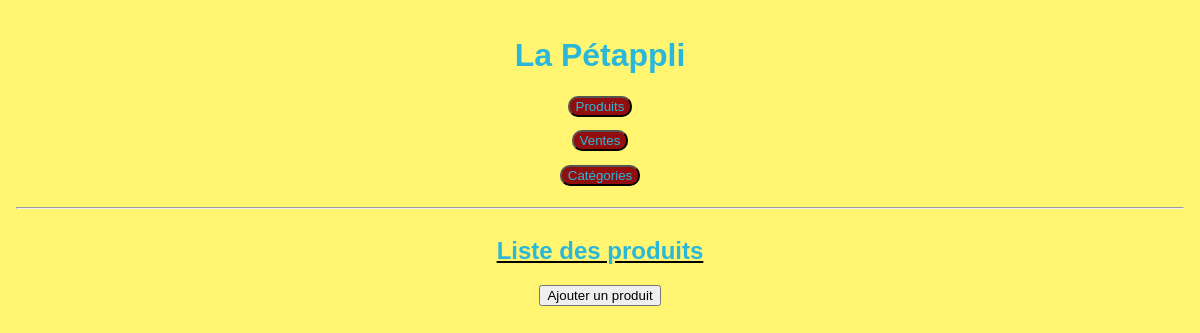
Page /index.php?page=produits on the earlier database version.
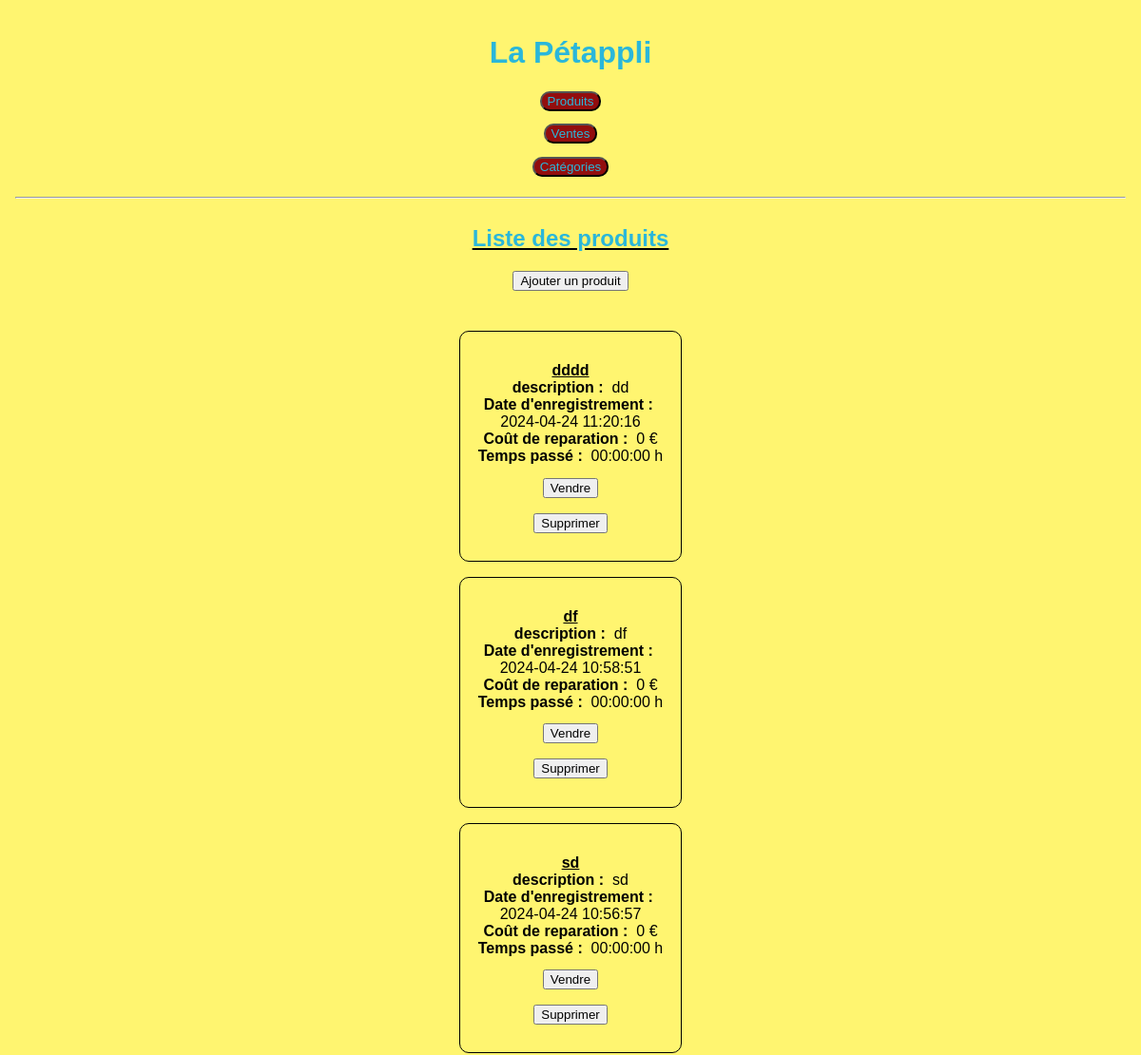
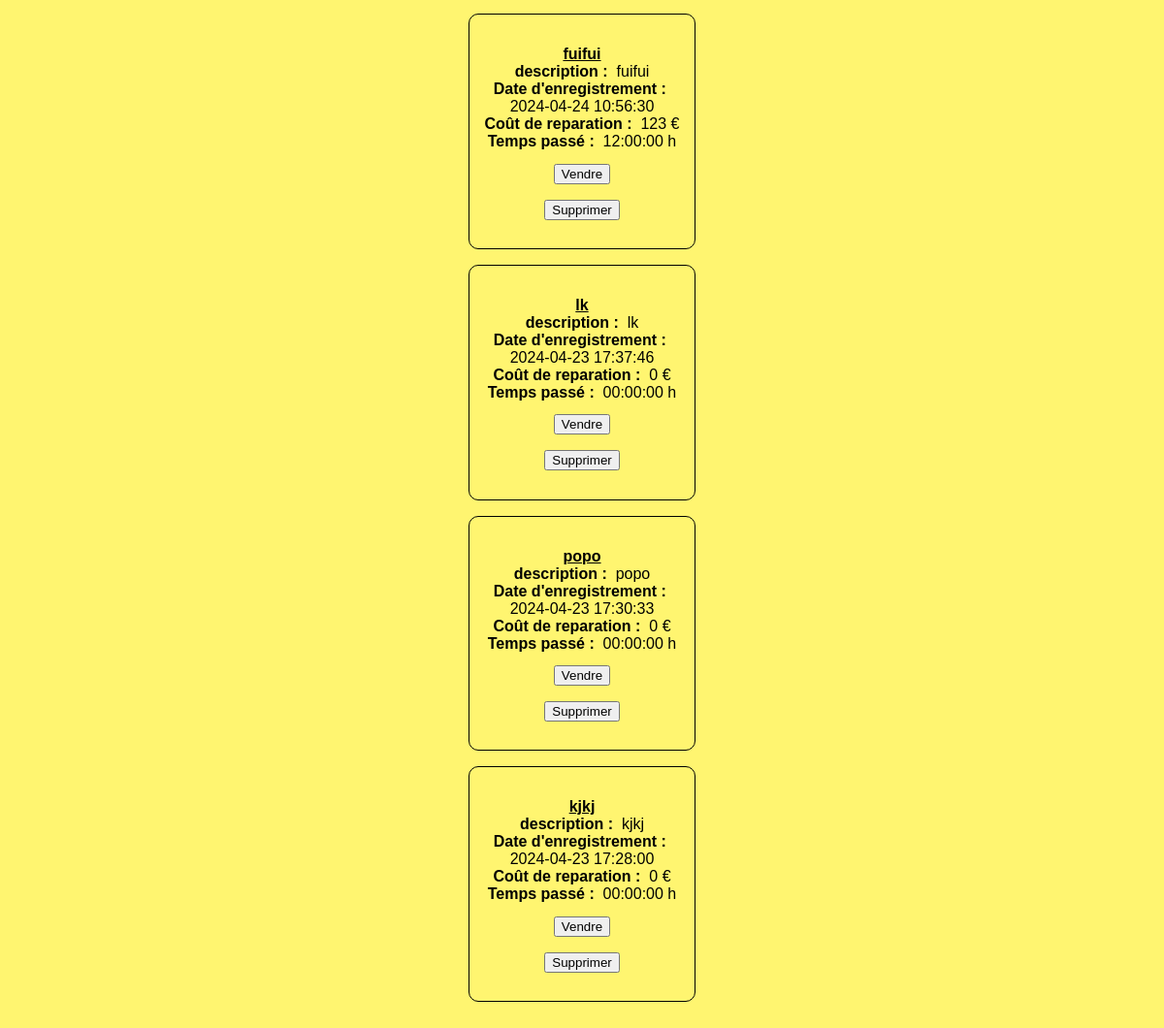
Same page on the later database version (2 pictures, top to bottom).
### tables this page shows
CREATE TABLE `produits` (
  `id_produit` int(11) NOT NULL AUTO_INCREMENT,
  `nom_produit` varchar(150) NOT NULL,
  `description` text DEFAULT NULL,
  `date_enregistrement` datetime NOT NULL DEFAULT current_timestamp(),
  `cout_reparation` float DEFAULT 0,
  `temps_passe` time DEFAULT NULL,
  `vendu` tinyint(4) NOT NULL DEFAULT 0,
  `id_sous_categorie` int(11) NOT NULL,
  PRIMARY KEY (`id_produit`),
  KEY `id_categorie` (`id_sous_categorie`),
  CONSTRAINT `produits_ibfk_1` FOREIGN KEY (`id_sous_categorie`) REFERENCES `sous_categories` (`id_sous_categorie`) ON DELETE NO ACTION ON UPDATE NO ACTION
);

### controllers/produit.controller.php (called while the page is built, shortened)
<?php
require('model/ProduitManager.php');
class ProduitController{
    public function listProduits(){
        $produitManager = new ProduitManager();
        $reponse = $produitManager->getProduits(0);
        require ('views/produit.view.php');
    }
}

### model/ProduitManager.php (called while the page is built, shortened)
<?php
class ProduitManager extends Manager{
    public function getProduits($vendu){
        $bd = $this->connexion();
        $reponse = $bd->query(
            'SELECT p.id_produit, p.id_sous_categorie, p.nom_produit, p.description,
             p.date_enregistrement, p.cout_reparation, p.temps_passe, p.vendu, sc.id_categorie, sc.poids
             FROM produits p INNER JOIN sous_categories sc ON p.id_sous_categorie = sc.id_sous_categorie
             WHERE p.vendu = '.$vendu.'
             ORDER BY p.id_produit DESC');
        return $reponse;
    }
}

### views/produit.view.php (the view, shortened to what this page needs)
<u><h2>Liste des produits</h2></u>
<a href="index.php?page=formProduit"> <button class="ajout"> Ajouter un produit</button></a>
    <?php
    while($product = $reponse->fetch()) {
    ?>
<div class="card">
    <form method="POST" action="index.php?page=addVente" >
	<p>
            <u><b><?= $product['nom_produit'] ?></b></u>
            <br>
            <b>description&nbsp;:&nbsp;</b> <?= $product['description'] ?>
            <br>
            <b>Date d'enregistrement&nbsp;:&nbsp;</b><br> <?=$product['date_enregistrement']?>
           <br>
            <b>Coût de reparation&nbsp;:&nbsp;</b> <?=$product['cout_reparation']?> €
            <br>
            <b>Temps passé&nbsp;:&nbsp;</b> <?=$product['temps_passe']?> h
            <br>
            <input class="sell" type="button" value="Vendre" onclick="this.hidden=true;afficherChampsVente(<?=$product['id_produit']?>)"><br>
	</p>
    </form>
    <input class="suppr" type="button" value="Supprimer" onclick="suppression(<?=$product['id_produit']?>, 'produit')"><br>
</div>
<?php
}
require('base.view.php');
?>

Differences in the rows shown:
added produits: nom_produit "dddd", description "dd", date_enregistrement "2024-04-24 11:20:16", cout_reparation "0", temps_passe "00:00:00"
added produits: nom_produit "df", description "df", date_enregistrement "2024-04-24 10:58:51", cout_reparation "0", temps_passe "00:00:00"
added produits: nom_produit "sd", description "sd", date_enregistrement "2024-04-24 10:56:57", cout_reparation "0", temps_passe "00:00:00"
added produits: nom_produit "fuifui", description "fuifui", date_enregistrement "2024-04-24 10:56:30", cout_reparation "123", temps_passe "12:00:00"
added produits: nom_produit "lk", description "lk", date_enregistrement "2024-04-23 17:37:46", cout_reparation "0", temps_passe "00:00:00"
added produits: nom_produit "popo", description "popo", date_enregistrement "2024-04-23 17:30:33", cout_reparation "0", temps_passe "00:00:00"
added produits: nom_produit "kjkj", description "kjkj", date_enregistrement "2024-04-23 17:28:00", cout_reparation "0", temps_passe "00:00:00"
